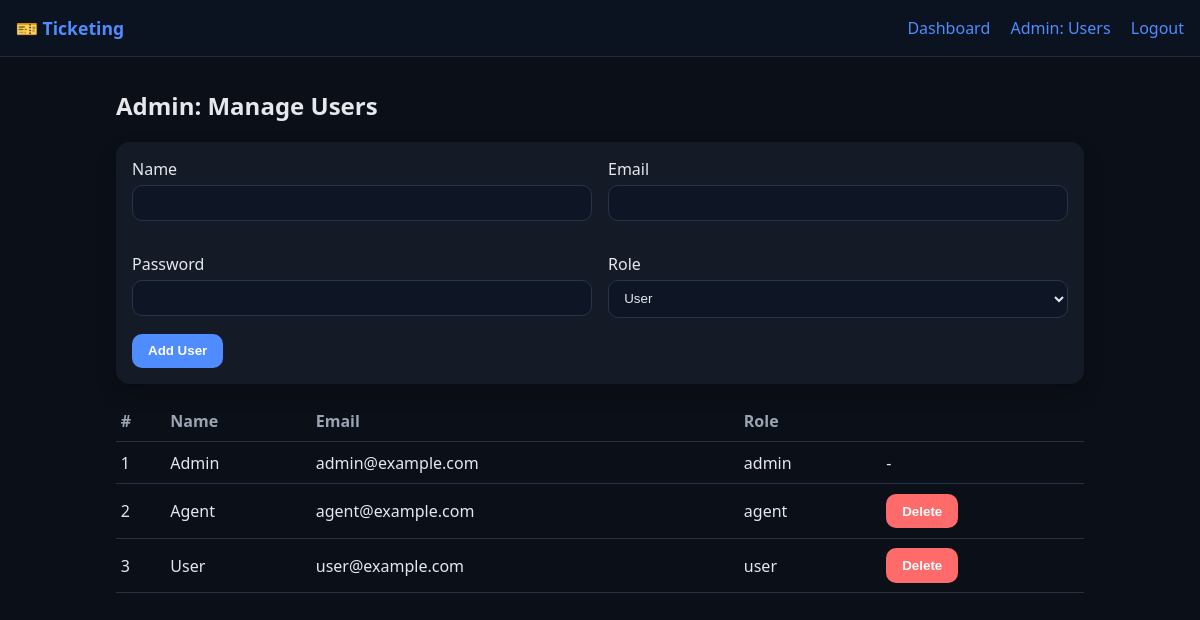
The app's page /admin/users (signed in) with its own data.
### app.py (models this page shows, shortened)
class User(db.Model):
    id = db.Column(db.Integer, primary_key=True)
    name = db.Column(db.String(120), nullable=False)
    email = db.Column(db.String(120), unique=True, nullable=False)
    password_hash = db.Column(db.String(255), nullable=False)
    role = db.Column(db.String(20), nullable=False, default="user")  # admin | agent | user
    tickets_owned = db.relationship("Ticket", backref="owner", foreign_keys="Ticket.owner_id", lazy=True)
    tickets_assigned = db.relationship("Ticket", backref="assignee", foreign_keys="Ticket.assignee_id", lazy=True)

### app.py (the view)
@app.route("/admin/users")
@login_required
@role_required("admin")
def manage_users():
    return render_template("manage_users.html", user=current_user(), users=User.query.all())

### app.py (called while the page is built)
def current_user():
    uid = session.get("user_id")
    if not uid:
        return None
    return User.query.get(uid)

def login_required(view):
    @functools.wraps(view)
    def wrapped(*args, **kwargs):
        if not current_user():
            return redirect(url_for("login", next=request.path))
        return view(*args, **kwargs)
    return wrapped

def role_required(*roles):
    def decorator(view):
        @functools.wraps(view)
        def wrapped(*args, **kwargs):
            user = current_user()
            if not user or user.role not in roles:
                abort(403)
            return view(*args, **kwargs)
        return wrapped
    return decorator

### templates/manage_users.html (shortened to what this page needs)
{% extends "base.html" %}
{% block content %}
<h2>Admin: Manage Users</h2>
<form class="card" method="post" action="{{ url_for('add_user') }}">
  <div class="grid">
    <div>
      <label>Name</label>
      <input type="text" name="name" required>
    </div>
    <div>
      <label>Email</label>
      <input type="email" name="email" required>
    </div>
    <div>
      <label>Password</label>
      <input type="text" name="password" required>
    </div>
    <div>
      <label>Role</label>
      <select name="role">
        <option value="user">User</option>
      </select>
    </div>
  </div>
  <button type="submit">Add User</button>
</form>
<table class="table">
  <thead>
    <tr><th>#</th><th>Name</th><th>Email</th><th>Role</th><th></th></tr>
  </thead>
  <tbody>
    {% for u in users %}
    <tr>
      <td>{{u.id}}</td>
      <td>{{u.name}}</td>
      <td>{{u.email}}</td>
      <td>{{u.role}}</td>
      <td>
        {% if user.id != u.id %}
        <form method="post" action="{{ url_for('delete_user', user_id=u.id) }}" onsubmit="return confirm('Delete user?');">
          <button class="danger">Delete</button>
        </form>
        {% else %}-{% endif %}
      </td>
    </tr>
    {% endfor %}
  </tbody>
</table>
{% endblock %}

### static/styles.css (style rules this page uses)
:root { --bg:#0b0f17; --card:#151b26; --text:#e6e8ee; --muted:#9aa4b2; --accent:#4f8cff; --danger:#ff6b6b; }
* { box-sizing:border-box; }
body { background:var(--bg); color:var(--text); font-family:system-ui, -apple-system, Segoe UI, Roboto, Ubuntu, Cantarell, Noto Sans, Helvetica, Arial, sans-serif; margin:0; }
.card { background:var(--card); padding:1rem; border-radius:14px; margin:1rem 0; box-shadow:0 10px 20px rgba(0,0,0,.2); }
button { background:var(--accent); border:none; color:white; padding:.6rem 1rem; border-radius:10px; cursor:pointer; font-weight:600; }
button.danger { background:var(--danger); }
input, select, textarea { width:100%; background:#0e1625; border:1px solid #273449; color:var(--text); padding:.6rem .7rem; border-radius:10px; margin:.3rem 0 1rem; }
.table { width:100%; border-collapse:collapse; }
.table th, .table td { border-bottom:1px solid #253246; padding:.6rem .3rem; }
.table th { text-align:left; color:var(--muted); font-weight:600; }
.grid { display:grid; grid-template-columns:repeat(2, 1fr); gap:1rem; }

### records on screen
User: id "1", name "Admin", email "admin@example.com", role "admin"
User: id "2", name "Agent", email "agent@example.com", role "agent"
User: id "3", name "User", email "user@example.com", role "user"
